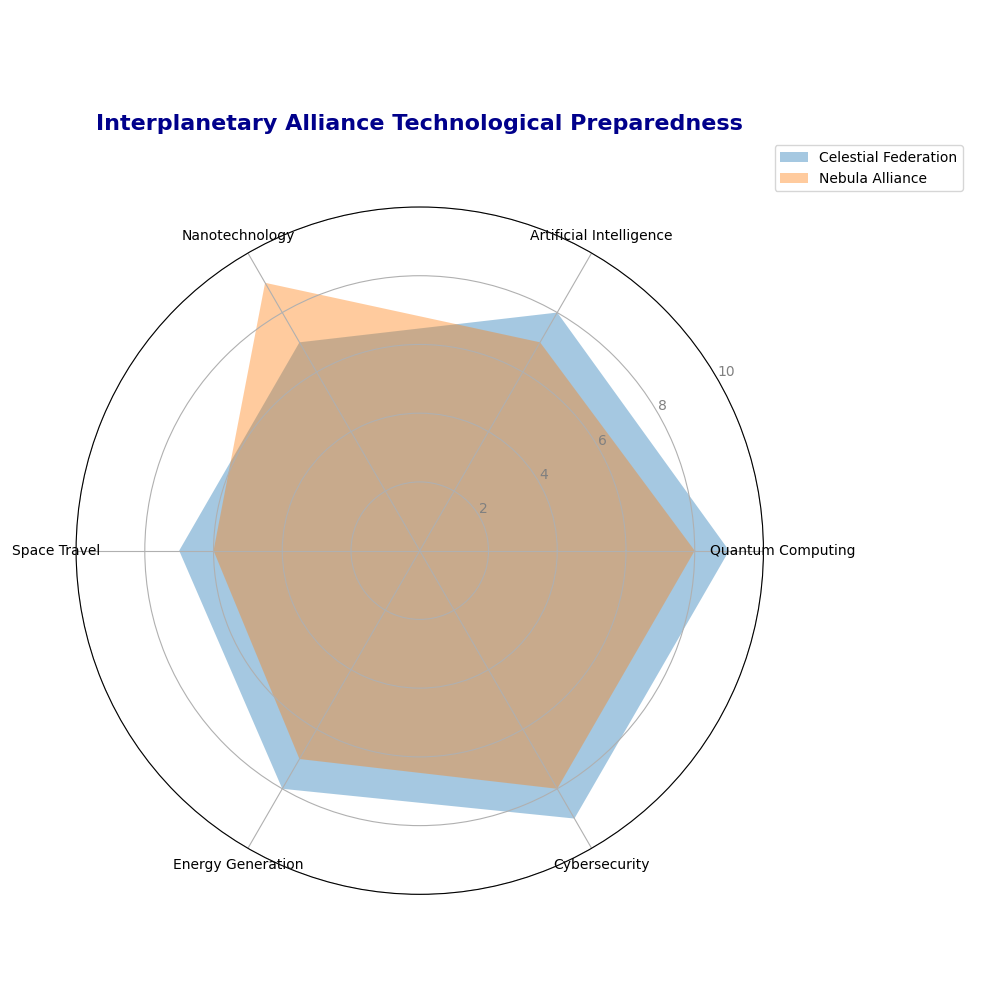

Generate this figure with Python:
import numpy as np
import matplotlib.pyplot as plt
from math import pi

domains = [
    'Quantum Computing', 'Artificial Intelligence', 'Nanotechnology',
    'Space Travel', 'Energy Generation', 'Cybersecurity'
]

civilization_1 = [9, 8, 7, 7, 8, 9]  # Celestial Federation
civilization_3 = [8, 7, 9, 6, 7, 8]  # Nebula Alliance

data = np.vstack([civilization_1, civilization_3])
civilizations = ['Celestial Federation', 'Nebula Alliance']
num_domains = len(domains)
angles = np.linspace(0, 2 * np.pi, num_domains, endpoint=False).tolist()

def create_radar_chart(ax, data, categories, labels):
    angles_with_closure = angles + angles[:1]
    for i, group in enumerate(data):
        values = np.append(group, group[0])
        ax.fill(angles_with_closure, values, alpha=0.4, label=labels[i]) # Ensure areas are filled
    plt.xticks(angles, categories, size=10)
    ax.set_rlabel_position(30)
    plt.yticks([2, 4, 6, 8, 10], ["2", "4", "6", "8", "10"], color="grey", size=10)
    plt.ylim(0, 10)

def main():
    fig, ax = plt.subplots(figsize=(10, 10), subplot_kw=dict(polar=True))
    create_radar_chart(ax, data, domains, civilizations)
    plt.title("Interplanetary Alliance Technological Preparedness", 
              size=16, color='darkblue', y=1.1, fontweight='bold')
    plt.legend(loc='upper right', bbox_to_anchor=(1.3, 1.1))
    plt.tight_layout()
    plt.show()

main()
